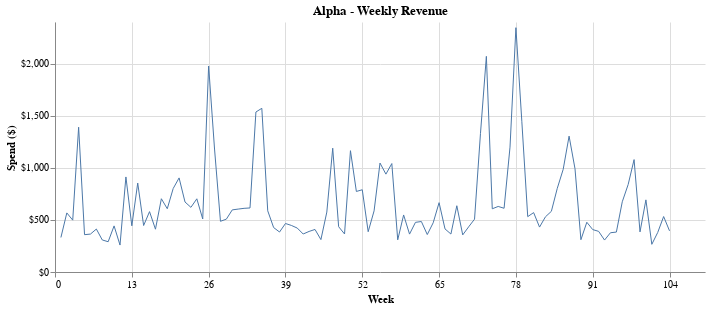

Notebook source saved alongside this figure:
### Code cell
plotdata = grocery_spend_brand.filter(
    pl.col('brand') == 'Alpha'
).collect()

weekly_plot(dataframe=plotdata, 
            y='Weekly Spend', 
            color='brand',
            title='Alpha - Weekly Revenue', 
            y_axis_label='Spend ($)',
            pct=False,
            legend=False)

### Figure 1 — Vega-Lite specification as saved in the notebook (floating-point values rounded to 4 significant figures)
{"$schema": "https://vega.github.io/schema/vega-lite/v5.20.1.json", "config": {"axisY": {}, "view": {"continuousHeight": 300, "continuousWidth": 300, "stroke": null}}, "data": {"name": "data-000029e64350dafb4567f20469af6017"}, "datasets": {"data-000029e64350dafb4567f20469af6017": [{"Weekly Spend": 331.5, "brand": "Alpha", "week": 1}, {"Weekly Spend": 567.2, "brand": "Alpha", "week": 2}, {"Weekly Spend": 498.0, "brand": "Alpha", "week": 3}, {"Weekly Spend": 1390.0, "brand": "Alpha", "week": 4}, {"Weekly Spend": 358.2, "brand": "Alpha", "week": 5}, {"Weekly Spend": 364.1, "brand": "Alpha", "week": 6}, {"Weekly Spend": 412.3, "brand": "Alpha", "week": 7}, {"Weekly Spend": 307.6, "brand": "Alpha", "week": 8}, {"Weekly Spend": 290.6, "brand": "Alpha", "week": 9}, {"Weekly Spend": 442.6, "brand": "Alpha", "week": 10}, {"Weekly Spend": 258.6, "brand": "Alpha", "week": 11}, {"Weekly Spend": 912.6, "brand": "Alpha", "week": 12}, {"Weekly Spend": 443.7, "brand": "Alpha", "week": 13}, {"Weekly Spend": 853.8, "brand": "Alpha", "week": 14}, {"Weekly Spend": 446.2, "brand": "Alpha", "week": 15}, {"Weekly Spend": 579.5, "brand": "Alpha", "week": 16}, {"Weekly Spend": 410.9, "brand": "Alpha", "week": 17}, {"Weekly Spend": 703.3, "brand": "Alpha", "week": 18}, {"Weekly Spend": 607.4, "brand": "Alpha", "week": 19}, {"Weekly Spend": 801.3, "brand": "Alpha", "week": 20}, {"Weekly Spend": 903.3, "brand": "Alpha", "week": 21}, {"Weekly Spend": 672.1, "brand": "Alpha", "week": 22}, {"Weekly Spend": 620.7, "brand": "Alpha", "week": 23}, {"Weekly Spend": 702.8, "brand": "Alpha", "week": 24}, {"Weekly Spend": 509.1, "brand": "Alpha", "week": 25}, {"Weekly Spend": 1978.0, "brand": "Alpha", "week": 26}, {"Weekly Spend": 1181.0, "brand": "Alpha", "week": 27}, {"Weekly Spend": 486.7, "brand": "Alpha", "week": 28}, {"Weekly Spend": 507.6, "brand": "Alpha", "week": 29}, {"Weekly Spend": 596.3, "brand": "Alpha", "week": 30}, {"Weekly Spend": 604.0, "brand": "Alpha", "week": 31}, {"Weekly Spend": 611.1, "brand": "Alpha", "week": 32}, {"Weekly Spend": 614.9, "brand": "Alpha", "week": 33}, {"Weekly Spend": 1536.0, "brand": "Alpha", "week": 34}, {"Weekly Spend": 1572.0, "brand": "Alpha", "week": 35}, {"Weekly Spend": 587.4, "brand": "Alpha", "week": 36}, {"Weekly Spend": 426.9, "brand": "Alpha", "week": 37}, {"Weekly Spend": 383.8, "brand": "Alpha", "week": 38}, {"Weekly Spend": 465.7, "brand": "Alpha", "week": 39}, {"Weekly Spend": 447.0, "brand": "Alpha", "week": 40}, {"Weekly Spend": 421.8, "brand": "Alpha", "week": 41}, {"Weekly Spend": 364.7, "brand": "Alpha", "week": 42}, {"Weekly Spend": 389.4, "brand": "Alpha", "week": 43}, {"Weekly Spend": 408.3, "brand": "Alpha", "week": 44}, {"Weekly Spend": 311.1, "brand": "Alpha", "week": 45}, {"Weekly Spend": 575.4, "brand": "Alpha", "week": 46}, {"Weekly Spend": 1188.0, "brand": "Alpha", "week": 47}, {"Weekly Spend": 434.9, "brand": "Alpha", "week": 48}, {"Weekly Spend": 365.0, "brand": "Alpha", "week": 49}, {"Weekly Spend": 1165.0, "brand": "Alpha", "week": 50}, {"Weekly Spend": 773.2, "brand": "Alpha", "week": 51}, {"Weekly Spend": 789.5, "brand": "Alpha", "week": 52}, {"Weekly Spend": 386.8, "brand": "Alpha", "week": 53}, {"Weekly Spend": 586.9, "brand": "Alpha", "week": 54}, {"Weekly Spend": 1046.0, "brand": "Alpha", "week": 55}, {"Weekly Spend": 939.5, "brand": "Alpha", "week": 56}, {"Weekly Spend": 1041.0, "brand": "Alpha", "week": 57}, {"Weekly Spend": 309.0, "brand": "Alpha", "week": 58}, {"Weekly Spend": 547.6, "brand": "Alpha", "week": 59}, {"Weekly Spend": 363.9, "brand": "Alpha", "week": 60}, {"Weekly Spend": 476.6, "brand": "Alpha", "week": 61}, {"Weekly Spend": 484.7, "brand": "Alpha", "week": 62}, {"Weekly Spend": 359.4, "brand": "Alpha", "week": 63}, {"Weekly Spend": 472.2, "brand": "Alpha", "week": 64}, {"Weekly Spend": 665.7, "brand": "Alpha", "week": 65}, {"Weekly Spend": 413.6, "brand": "Alpha", "week": 66}, {"Weekly Spend": 364.4, "brand": "Alpha", "week": 67}, {"Weekly Spend": 636.0, "brand": "Alpha", "week": 68}, {"Weekly Spend": 356.3, "brand": "Alpha", "week": 69}, {"Weekly Spend": 433.2, "brand": "Alpha", "week": 70}, {"Weekly Spend": 507.0, "brand": "Alpha", "week": 71}, {"Weekly Spend": 1328.0, "brand": "Alpha", "week": 72}, {"Weekly Spend": 2070.0, "brand": "Alpha", "week": 73}, {"Weekly Spend": 606.8, "brand": "Alpha", "week": 74}, {"Weekly Spend": 629.3, "brand": "Alpha", "week": 75}, {"Weekly Spend": 611.9, "brand": "Alpha", "week": 76}, {"Weekly Spend": 1199.0, "brand": "Alpha", "week": 77}, {"Weekly Spend": 2345.0, "brand": "Alpha", "week": 78}, {"Weekly Spend": 1447.0, "brand": "Alpha", "week": 79}, {"Weekly Spend": 531.5, "brand": "Alpha", "week": 80}, {"Weekly Spend": 570.1, "brand": "Alpha", "week": 81}, {"Weekly Spend": 431.1, "brand": "Alpha", "week": 82}, {"Weekly Spend": 529.8, "brand": "Alpha", "week": 83}, {"Weekly Spend": 582.6, "brand": "Alpha", "week": 84}, {"Weekly Spend": 802.8, "brand": "Alpha", "week": 85}, {"Weekly Spend": 985.1, "brand": "Alpha", "week": 86}, {"Weekly Spend": 1304.0, "brand": "Alpha", "week": 87}, {"Weekly Spend": 991.1, "brand": "Alpha", "week": 88}, {"Weekly Spend": 310.0, "brand": "Alpha", "week": 89}, {"Weekly Spend": 477.6, "brand": "Alpha", "week": 90}, {"Weekly Spend": 407.0, "brand": "Alpha", "week": 91}, {"Weekly Spend": 390.3, "brand": "Alpha", "week": 92}, {"Weekly Spend": 306.7, "brand": "Alpha", "week": 93}, {"Weekly Spend": 376.9, "brand": "Alpha", "week": 94}, {"Weekly Spend": 383.1, "brand": "Alpha", "week": 95}, {"Weekly Spend": 674.1, "brand": "Alpha", "week": 96}, {"Weekly Spend": 840.4, "brand": "Alpha", "week": 97}, {"Weekly Spend": 1079.0, "brand": "Alpha", "week": 98}, {"Weekly Spend": 385.0, "brand": "Alpha", "week": 99}, {"Weekly Spend": 692.5, "brand": "Alpha", "week": 100}, {"Weekly Spend": 265.8, "brand": "Alpha", "week": 101}, {"Weekly Spend": 379.6, "brand": "Alpha", "week": 102}, {"Weekly Spend": 532.5, "brand": "Alpha", "week": 103}, {"Weekly Spend": 394.9, "brand": "Alpha", "week": 104}]}, "encoding": {"color": {"field": "brand", "legend": null, "type": "nominal"}, "x": {"axis": {"labelExpr": "datum.value", "title": "Week", "values": [0, 13, 26, 39, 52, 65, 78, 91, 104]}, "field": "week", "type": "quantitative"}, "y": {"axis": {"format": "$,.0f"}, "field": "Weekly Spend", "title": "Spend ($)", "type": "quantitative"}}, "height": 250, "mark": {"strokeWidth": 1, "type": "line"}, "title": "Alpha - Weekly Revenue", "width": 650}
